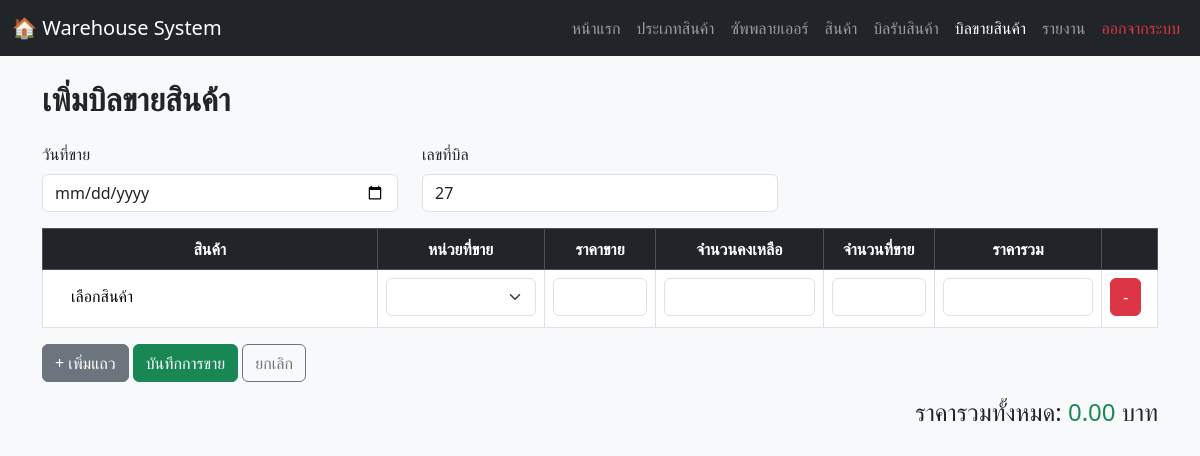
The app's page /stock_out_add.php (signed in), older data.
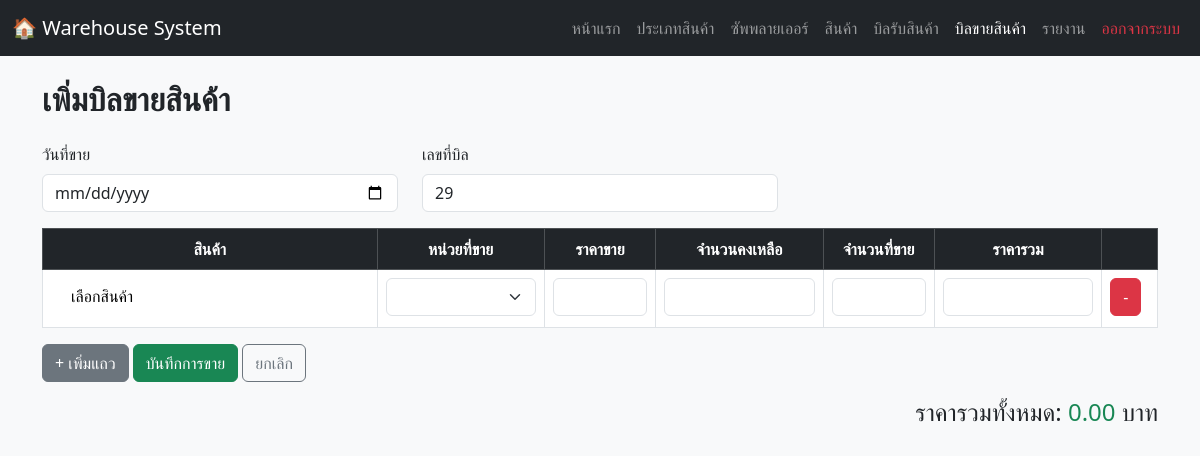
The same page, newer data.
### tables this page shows
CREATE TABLE `sales` (
  `sale_id` int(11) NOT NULL,
  `user_id` int(11) DEFAULT NULL,
  `sale_date` date DEFAULT NULL,
  `total_amount` decimal(12,2) DEFAULT NULL
);

### stock_out_add.php (the view, shortened to what this page needs)
<?php
include 'connection.php';
$sql_last_bill = "SELECT sale_id FROM sales ORDER BY sale_id DESC LIMIT 1";
$result_last_bill = $conn->query($sql_last_bill);
if ($result_last_bill->num_rows > 0) {
    $last_bill = $result_last_bill->fetch_assoc()['sale_id'];
} else {
    $last_bill = 0;
}
?>
<!DOCTYPE html>
<html lang="th">
<head>
<link href="https://cdn.jsdelivr.net/npm/bootstrap@5.3.2/dist/css/bootstrap.min.css" rel="stylesheet">
<link href="https://cdn.jsdelivr.net/npm/select2@4.1.0-rc.0/dist/css/select2.min.css" rel="stylesheet" />
<link rel="stylesheet" href="https://cdn.jsdelivr.net/npm/select2-bootstrap-5-theme@1.3.0/dist/select2-bootstrap-5-theme.min.css" />
</head>
<body class="bg-light">
  <nav class="navbar navbar-expand-lg navbar-dark bg-dark no-print">
    <div class="container-fluid">
      <a class="navbar-brand" href="#">🏠 Warehouse System</a>
      <div class="collapse navbar-collapse" id="navbarNav">
        <ul class="navbar-nav ms-auto">
          <li class="nav-item"><a class="nav-link" href="homepage.php">หน้าแรก</a></li>
          <li class="nav-item"><a class="nav-link" href="categories.php">ประเภทสินค้า</a></li>
          <li class="nav-item"><a class="nav-link " href="suppliers.php">ซัพพลายเออร์</a></li>
          <li class="nav-item"><a class="nav-link" href="products.php">สินค้า</a></li>
        <li class="nav-item"><a class="nav-link" href="warehouse_page.php">บิลรับสินค้า</a></li>
        <li class="nav-item"><a class="nav-link active" href="warehouse_sale.php">บิลขายสินค้า</a></li>
          <li class="nav-item"><a class="nav-link " href="report.php">รายงาน</a></li>
          <li class="nav-item"><a class="nav-link text-danger" href="logout.php">ออกจากระบบ</a></li>
        </ul>
      </div>
    </div>
  </nav>
<div class="container mt-4">
    <h2 class="fw-bold mb-4">เพิ่มบิลขายสินค้า</h2>
    <form action="stock_out_save.php" method="POST" id="sale-form" onsubmit="return confirm('คุณต้องการบันทึกการขายนี้ใช่หรือไม่?');">
        <div class="row mb-3">
    <div class="col-md-4">
        <label for="sale_date" class="form-label">วันที่ขาย</label>
        <input type="date" id="sale_date" name="sale_date" class="form-control" required>
    </div>
    <div class="col-md-4">
        <label class="form-label">เลขที่บิล</label>
        <input type="text" class="form-control" value="<?= $last_bill + 1 ?>" readonly>
    </div>
</div>
        <table class="table table-bordered" style="table-layout: fixed;">
            <thead class="table-dark text-center">
                <tr>
                    <th style="width: 30%;">สินค้า</th>
                    <th style="width: 15%;">หน่วยที่ขาย</th>
                    <th style="width: 10%;">ราคาขาย</th>
                    <th style="width: 15%;">จำนวนคงเหลือ</th>
                    <th style="width: 10%;">จำนวนที่ขาย</th>
                    <th style="width: 15%;">ราคารวม</th>
                    <th style="width: 5%;"></th>
                </tr>
            </thead>
            <tbody id="itemBody">
                <tr>
                    <td>
                    </td>
                    <td>
                        <select name="sale_unit[]" class="form-select sale-unit" required></select>
                    </td>
                    <td><input type="text" class="form-control price text-end" readonly></td>
                    <td><input type="text" class="form-control stock text-center" readonly></td>
                    <td><input type="number" name="quantity[]" class="form-control quantity text-center" min="1" required></td>
                    <td><input type="text" class="form-control row-total text-end" readonly></td>
                    <td><button type="button" class="btn btn-danger btn-remove">-</button></td>
                </tr>
            </tbody>
        </table>
        <button type="button" id="btnAdd" class="btn btn-secondary">+ เพิ่มแถว</button>
        <button type="submit" class="btn btn-success">บันทึกการขาย</button>
        <a href="warehouse_sale.php" class="btn btn-outline-secondary">ยกเลิก</a>
        <div class="mt-3 text-end">
            <h4>ราคารวมทั้งหมด: <span id="totalAmount" class="text-success">0.00</span> บาท</h4>
        </div>
    </form>
</div>
</body>
</html>

Row changes from the older to the newer data that the page shows:
no longer on this page (row unchanged): sales: sale_id "27"
added sales: sale_id "29"
